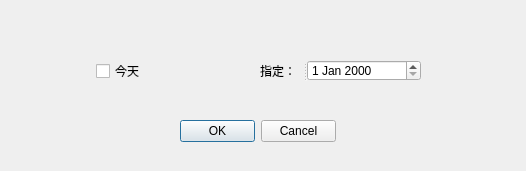
<?xml version="1.0" encoding="UTF-8"?>
<ui version="4.0">
 <class>checkInRecordSetting</class>
 <widget class="QWidget" name="checkInRecordSetting">
  <property name="geometry">
   <rect>
    <x>0</x>
    <y>0</y>
    <width>526</width>
    <height>171</height>
   </rect>
  </property>
  <property name="windowTitle">
   <string>Form</string>
  </property>
  <widget class="QDialogButtonBox" name="submit_2">
   <property name="geometry">
    <rect>
     <x>180</x>
     <y>120</y>
     <width>156</width>
     <height>23</height>
    </rect>
   </property>
   <property name="standardButtons">
    <set>QDialogButtonBox::Cancel|QDialogButtonBox::Ok</set>
   </property>
  </widget>
  <widget class="QCheckBox" name="today">
   <property name="geometry">
    <rect>
     <x>96</x>
     <y>63</y>
     <width>71</width>
     <height>16</height>
    </rect>
   </property>
   <property name="text">
    <string>今天</string>
   </property>
  </widget>
  <widget class="QSplitter" name="splitter">
   <property name="geometry">
    <rect>
     <x>260</x>
     <y>60</y>
     <width>161</width>
     <height>21</height>
    </rect>
   </property>
   <property name="orientation">
    <enum>Qt::Horizontal</enum>
   </property>
   <widget class="QLabel" name="label">
    <property name="text">
     <string>指定：</string>
    </property>
   </widget>
   <widget class="QDateEdit" name="someDay"/>
  </widget>
 </widget>
 <resources/>
 <connections/>
</ui>
